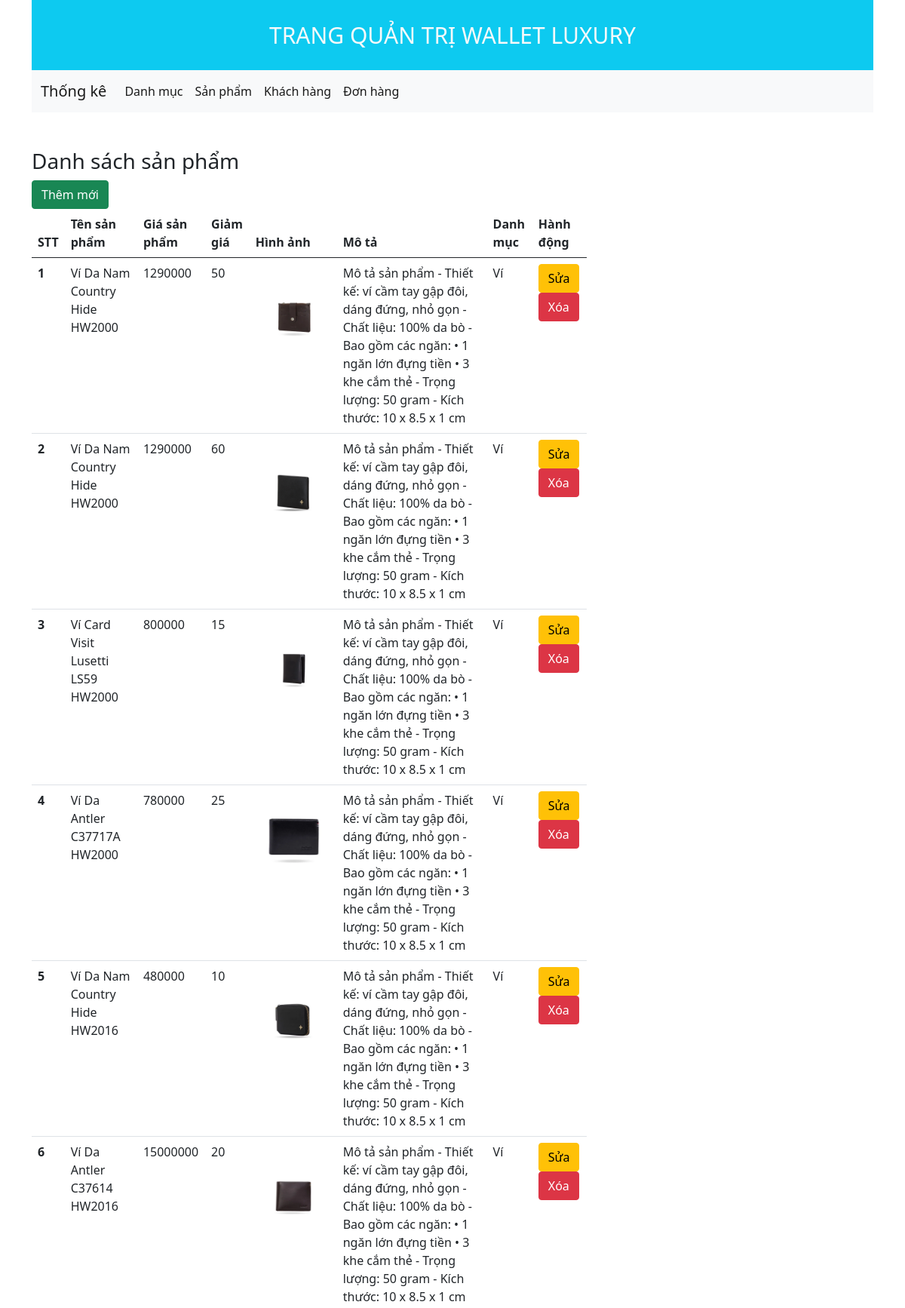
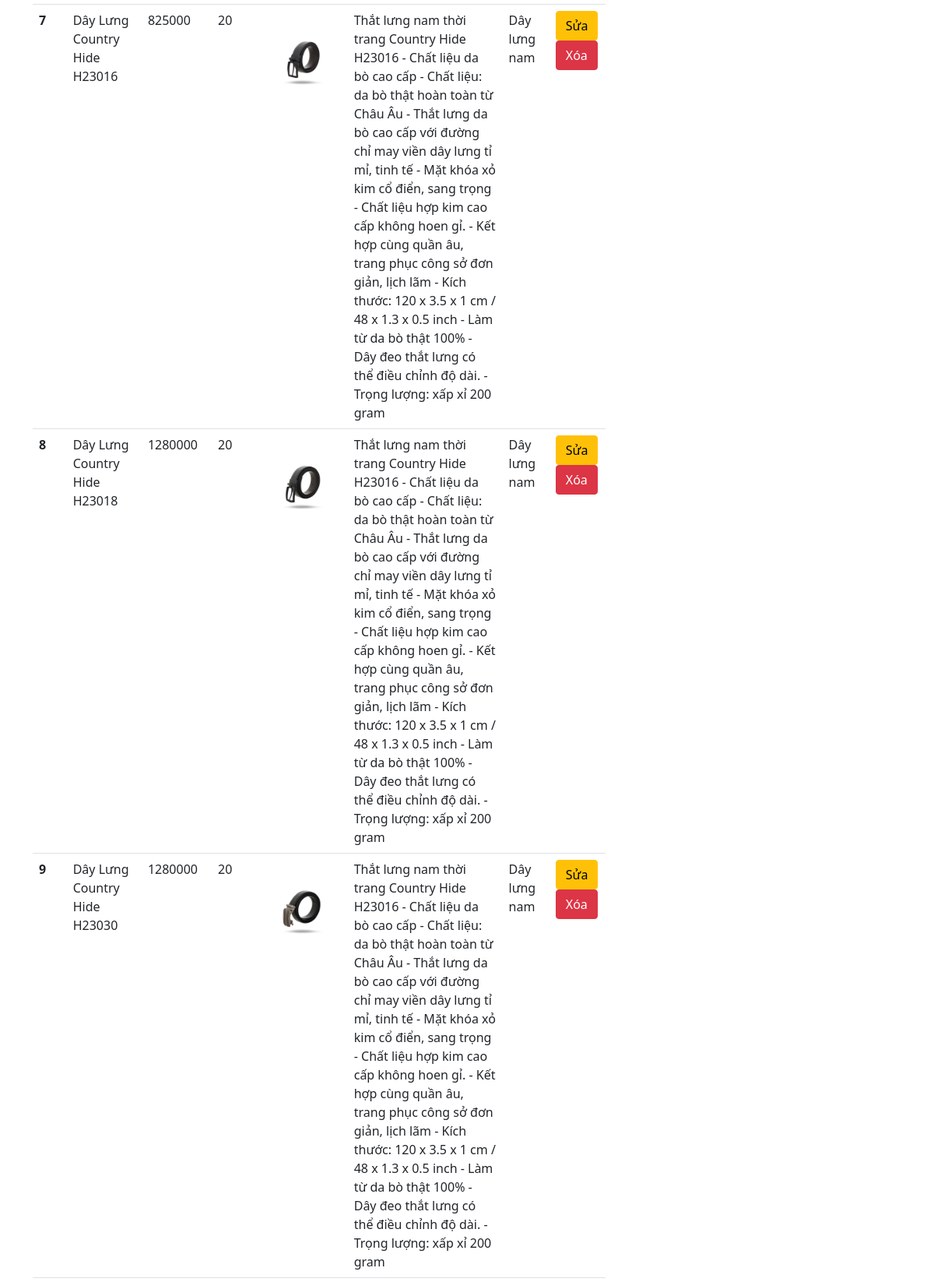
The page /admin/index.php?act=dssp (upper part) on the database its author committed (2 pictures, top to bottom).
### tables this page shows
CREATE TABLE `sanpham` (
  `id` int(11) NOT NULL,
  `name` varchar(255) NOT NULL,
  `price` double(10,0) NOT NULL,
  `discount` int(11) NOT NULL,
  `image` varchar(255) NOT NULL,
  `mota` text NOT NULL,
  `luotxem` int(11) NOT NULL,
  `id_dm` int(11) NOT NULL
);

CREATE TABLE `danhmuc` (
  `id` int(10) NOT NULL,
  `name` varchar(255) NOT NULL
);

### model/pdo.php (called while the page is built, shortened)
<?php
function pdo_get_connection()
{
    $servername = "localhost:3306";
    $username = "root";
    $password = "";
    try {
        $conn = new PDO("mysql:host=$servername;dbname=duanmau", $username, $password);
        $conn->setAttribute(PDO::ATTR_ERRMODE, PDO::ERRMODE_EXCEPTION);
        return $conn;
    } catch (PDOException $e) {
        echo "Connection failed: " . $e->getMessage();
    }
}
function pdo_query($sql)
{
    $sql_args = array_slice(func_get_args(), 1);
    try {
        $conn = pdo_get_connection();
        $stmt = $conn->prepare($sql);
        $stmt->execute($sql_args);
        $rows = $stmt->fetchAll();
        return $rows;
    } catch (PDOException $e) {
        throw $e;
    } finally {
        unset($conn);
    }
}
?>

### model/sanpham.php (called while the page is built, shortened)
<?php
    function danhsach_sanpham(){
        $sql = "
            SELECT sanpham.id, sanpham.name, sanpham.price , sanpham.discount, sanpham.image, sanpham.mota, danhmuc.name AS tendm FROM `sanpham` LEFT JOIN danhmuc ON sanpham.id_dm = danhmuc.id
        ";
        $result = pdo_query($sql);
        return $result;
    }
?>

### admin/sanpham/list-sanpham.php (the view, shortened to what this page needs)
<div class="col-md-8">
    <h3>Danh sách sản phẩm</h3>
    <a href="?act=addsp" class="btn btn-success">Thêm mới</a>
    <table class="table">
        <thead>
            <tr>
                <th scope="col">STT</th>
                <th scope="col">Tên sản phẩm</th>
                <th scope="col">Giá sản phẩm</th>
                <th scope="col">Giảm giá</th>
                <th scope="col">Hình ảnh</th>
                <th scope="col">Mô tả</th>
                <th scope="col">Danh mục</th>
                <th scope="col">Hành động</th>
            </tr>
        </thead>
        <tbody>
            <?php foreach($dssp as $key => $value): ?>
            <tr>
                <th scope="row">
                    <?php echo $key + 1; ?>
                </th>
                <td>
                    <?php echo $value['name']; ?>
                </td>
                <td>
                    <?php echo $value['price']; ?>
                </td>
                <td>
                    <?php echo $value['discount']; ?>
                </td>
                <td>
                    <?php if($value['image'] != "" && $value['image'] != null):?>
                    <img width="100" src="<?php echo "../uploads/" . $value['image']; ?>" alt="">
                    <?php endif; ?>
                </td>
                <td>
                    <?php echo $value['mota']; ?>
                </td>
                <td>
                    <?php echo $value['tendm']; ?>
                </td>
                <td>
                    <a href="?act=editsp&idsp=<?php echo $value['id']; ?>" class="btn btn-warning">Sửa</a>
                    <button class="btn btn-danger" data-bs-id="<?php echo $value['id']; ?>" data-bs-toggle="modal"
                        data-bs-target="#modalDelete">
                        Xóa
                    </button>
                </td>
            </tr>
            <?php endforeach; ?>
        </tbody>
    </table>
</div>

### admin/index.php (shortened to what this page needs)
<?php
    include "../model/pdo.php";
    include "../model/sanpham.php";
?>
<!DOCTYPE html>
<html lang="en">
<head>
    <link href="https://cdn.jsdelivr.net/npm/bootstrap@5.0.2/dist/css/bootstrap.min.css" rel="stylesheet"
 />
    <link rel="stylesheet" href="../assets/css/admin.css" />
</head>
<body>
    <div class="container">
        <?php include "header.php"; ?>
        <?php include "menu.php"; ?>
        <div class="row mt-5 main-web">
            <?php
                if(isset($_GET['act']) && $_GET['act'] != ""){
                    $act = $_GET['act'];
                    switch($act){
                        case "dssp":
                            $dssp = danhsach_sanpham();
                            include "sanpham/list-sanpham.php";
                            break;
                    }
                }else{
                    include "thongke/thongkedm.php";
                }
            ?>
        </div>
    </div>
</body>
</html>

### admin/header.php
<div class="header bg-info text-light p-4 text-center">
    TRANG QUẢN TRỊ WALLET LUXURY
</div>

### admin/menu.php (shortened to what this page needs)
<nav class="navbar navbar-expand-lg navbar-light bg-light">
    <div class="container-fluid">
        <a class="navbar-brand" href="?act=thongkedm">Thống kê</a>
        <div class="collapse navbar-collapse" id="navbarSupportedContent">
            <ul class="navbar-nav me-auto mb-2 mb-lg-0">
                <li class="nav-item">
                    <a class="nav-link active" aria-current="page" href="?act=dsdm">Danh mục</a>
                </li>
                <li class="nav-item">
                    <a class="nav-link active" href="?act=dssp">Sản phẩm</a>
                </li>
                <li class="nav-item">
                    <a class="nav-link active" href="?act=dskh">Khách hàng</a>
                </li>
                <li class="nav-item">
                    <a class="nav-link active" href="?act=qldonhang">Đơn hàng</a>
                </li>
            </ul>
        </div>
    </div>
</nav>

### assets/css/admin.css (style rules this page uses)
* { margin: 0; padding: 0; box-sizing: border-box; }
.header { font-size: 30px; }
.main-web { min-height: 1000px; }

### rows shown on the page
sanpham: name "Ví Da Nam Country Hide HW2000", price "1290000", discount "50", image (picture), mota "Mô tả sản phẩm - Thiết kế: ví cầm tay gập đôi, dáng đứng, nhỏ gọn - Chất liệu: 100% da bò - Bao gồm các ngăn: • 1 ngăn lớn đựng tiền • 3 khe cắm thẻ - Trọng lượng: 50 gram - Kích thước: 10 x 8.5 x 1 cm", id_dm.name "Ví"
sanpham: name "Ví Da Nam Country Hide HW2000", price "1290000", discount "60", image (picture), mota "Mô tả sản phẩm - Thiết kế: ví cầm tay gập đôi, dáng đứng, nhỏ gọn - Chất liệu: 100% da bò - Bao gồm các ngăn: • 1 ngăn lớn đựng tiền • 3 khe cắm thẻ - Trọng lượng: 50 gram - Kích thước: 10 x 8.5 x 1 cm", id_dm.name "Ví"
sanpham: name "Ví Card Visit Lusetti LS59 HW2000", price "800000", discount "15", image (picture), mota "Mô tả sản phẩm - Thiết kế: ví cầm tay gập đôi, dáng đứng, nhỏ gọn - Chất liệu: 100% da bò - Bao gồm các ngăn: • 1 ngăn lớn đựng tiền • 3 khe cắm thẻ - Trọng lượng: 50 gram - Kích thước: 10 x 8.5 x 1 cm", id_dm.name "Ví"
sanpham: name "Ví Da Antler C37717A HW2000", price "780000", discount "25", image (picture), mota "Mô tả sản phẩm - Thiết kế: ví cầm tay gập đôi, dáng đứng, nhỏ gọn - Chất liệu: 100% da bò - Bao gồm các ngăn: • 1 ngăn lớn đựng tiền • 3 khe cắm thẻ - Trọng lượng: 50 gram - Kích thước: 10 x 8.5 x 1 cm", id_dm.name "Ví"
sanpham: name "Ví Da Nam Country Hide HW2016", price "480000", discount "10", image (picture), mota "Mô tả sản phẩm - Thiết kế: ví cầm tay gập đôi, dáng đứng, nhỏ gọn - Chất liệu: 100% da bò - Bao gồm các ngăn: • 1 ngăn lớn đựng tiền • 3 khe cắm thẻ - Trọng lượng: 50 gram - Kích thước: 10 x 8.5 x 1 cm", id_dm.name "Ví"
sanpham: name "Ví Da Antler C37614 HW2016", price "15000000", discount "20", image (picture), mota "Mô tả sản phẩm - Thiết kế: ví cầm tay gập đôi, dáng đứng, nhỏ gọn - Chất liệu: 100% da bò - Bao gồm các ngăn: • 1 ngăn lớn đựng tiền • 3 khe cắm thẻ - Trọng lượng: 50 gram - Kích thước: 10 x 8.5 x 1 cm", id_dm.name "Ví"
sanpham: name "Dây Lưng Country Hide H23016", price "825000", discount "20", image (picture), mota "Thắt lưng nam thời trang Country Hide H23016 - Chất liệu da bò cao cấp - Chất liệu: da bò thật hoàn toàn từ Châu Âu - Thắt lưng da bò cao cấp với đường chỉ may viền dây lưng tỉ mỉ, tinh tế - Mặt khóa xỏ kim cổ điển, sang trọng - Chất liệu hợp kim cao cấp không hoen gỉ. - Kết hợp cùng quần âu, trang phục công sở đơn giản, lịch lãm - Kích thước: 120 x 3.5 x 1 cm / 48 x 1.3 x 0.5 inch - Làm từ da bò thật 100% - Dây đeo thắt lưng có thể điều chỉnh độ dài. - Trọng lượng: xấp xỉ 200 gram", id_dm.name "Dây lưng nam"
sanpham: name "Dây Lưng Country Hide H23018", price "1280000", discount "20", image (picture), mota "Thắt lưng nam thời trang Country Hide H23016 - Chất liệu da bò cao cấp - Chất liệu: da bò thật hoàn toàn từ Châu Âu - Thắt lưng da bò cao cấp với đường chỉ may viền dây lưng tỉ mỉ, tinh tế - Mặt khóa xỏ kim cổ điển, sang trọng - Chất liệu hợp kim cao cấp không hoen gỉ. - Kết hợp cùng quần âu, trang phục công sở đơn giản, lịch lãm - Kích thước: 120 x 3.5 x 1 cm / 48 x 1.3 x 0.5 inch - Làm từ da bò thật 100% - Dây đeo thắt lưng có thể điều chỉnh độ dài. - Trọng lượng: xấp xỉ 200 gram", id_dm.name "Dây lưng nam"
sanpham: name "Dây Lưng Country Hide H23030", price "1280000", discount "20", image (picture), mota "Thắt lưng nam thời trang Country Hide H23016 - Chất liệu da bò cao cấp - Chất liệu: da bò thật hoàn toàn từ Châu Âu - Thắt lưng da bò cao cấp với đường chỉ may viền dây lưng tỉ mỉ, tinh tế - Mặt khóa xỏ kim cổ điển, sang trọng - Chất liệu hợp kim cao cấp không hoen gỉ. - Kết hợp cùng quần âu, trang phục công sở đơn giản, lịch lãm - Kích thước: 120 x 3.5 x 1 cm / 48 x 1.3 x 0.5 inch - Làm từ da bò thật 100% - Dây đeo thắt lưng có thể điều chỉnh độ dài. - Trọng lượng: xấp xỉ 200 gram", id_dm.name "Dây lưng nam"
